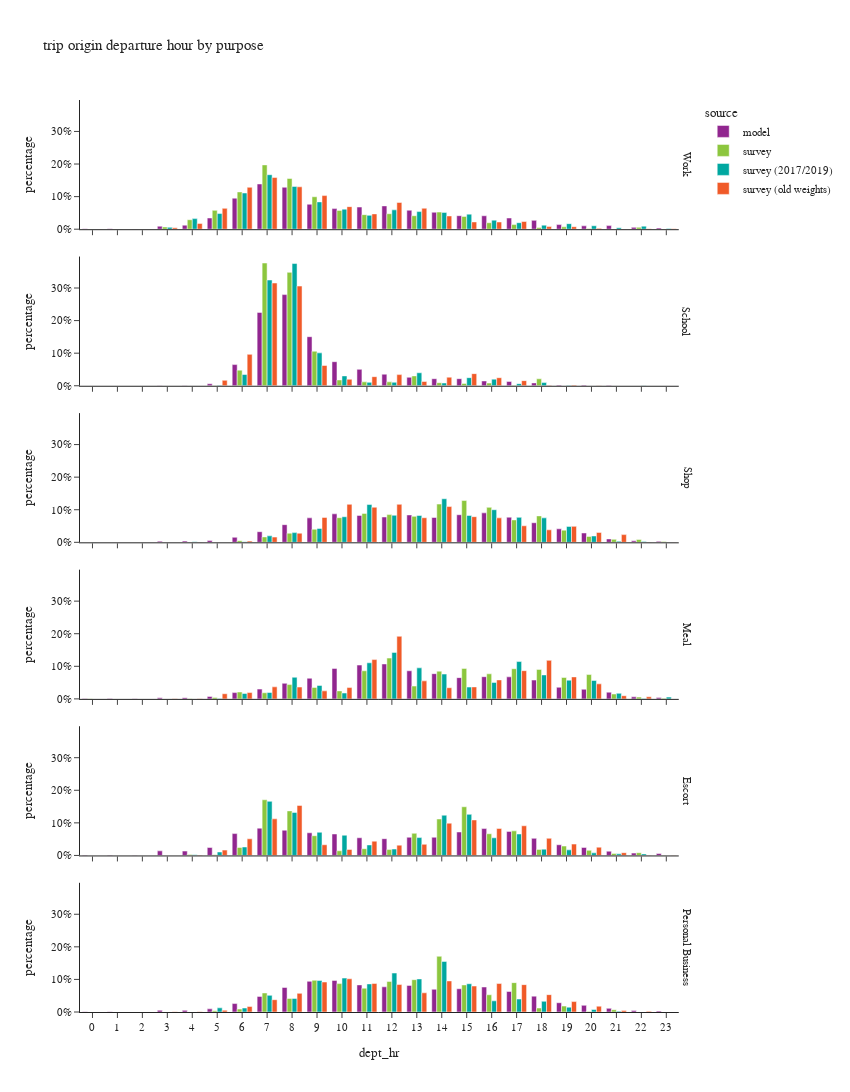

The cell this chart's notebook holds for it:
### Code cell
df_plot = df_trip.groupby(['dept_hr','dpurp_label','source'])['trexpfac'].agg(sample_count='size', trexpfac='sum').reset_index()
df_plot['percentage'] = df_plot.groupby(['dpurp_label','source'], group_keys=False)['trexpfac']. \
    apply(lambda x: x / float(x.sum()))

fig = px.bar(df_plot.sort_values(['source','dpurp_label']),
             x="dept_hr", y="percentage", color="source",barmode="group",
             facet_row='dpurp_label',
             hover_data=['trexpfac','sample_count'],
             title="trip origin departure hour by purpose")
fig.update_layout(height=1500, width=850)
fig.for_each_annotation(lambda a: a.update(text = a.text.split("=")[-1]))
fig.for_each_xaxis(lambda a: a.update(dict(dtick = 1, categoryorder='category ascending')))
fig.for_each_yaxis(lambda a: a.update(dict(tickformat=".0%")))
fig.show()

### Figure 1 — Plotly figure (JSON) as saved in the notebook; plotly's stock layout.template omitted (floating-point values rounded to 4 significant figures)
{"data": [{"alignmentgroup": "True", "customdata": [[1904.0, 1904.0], [1419.0, 1419.0], [493.0, 493.0], [12560.0, 12560.0], [16840.0, 16840.0], [46670.0, 46670.0], [129400.0, 129400.0], [188600.0, 188600.0], [174800.0, 174800.0], [104100.0, 104100.0], [85800.0, 85800.0], [92410.0, 92410.0], [97260.0, 97260.0], [79120.0, 79120.0], [70640.0, 70640.0], [56330.0, 56330.0], [56050.0, 56050.0], [46610.0, 46610.0], [36870.0, 36870.0], [19280.0, 19280.0], [13990.0, 13990.0], [15020.0, 15020.0], [7637.0, 7637.0], [4879.0, 4879.0]], "hovertemplate": "source=model<br>dpurp_label=Work<br>dept_hr=%{x}<br>percentage=%{y}<br>trexpfac=%{customdata[0]}<br>sample_count=%{customdata[1]}<extra></extra>", "legendgroup": "model", "marker": {"color": "#91268F", "pattern": {"shape": ""}}, "name": "model", "offsetgroup": "model", "orientation": "v", "showlegend": true, "textposition": "auto", "type": "bar", "x": [0, 1, 2, 3, 4, 5, 6, 7, 8, 9, 10, 11, 12, 13, 14, 15, 16, 17, 18, 19, 20, 21, 22, 23], "xaxis": "x6", "y": [0.001401, 0.001044, 0.0003628, 0.009244, 0.01239, 0.03435, 0.09524, 0.1388, 0.1287, 0.07661, 0.06315, 0.06801, 0.07158, 0.05823, 0.05199, 0.04146, 0.04126, 0.03431, 0.02714, 0.01419, 0.0103, 0.01105, 0.005621, 0.003591], "yaxis": "y6"}, {"alignmentgroup": "True", "customdata": [[0.0, 0.0], [1.0, 1.0], [0.0, 0.0], [179.0, 179.0], [237.0, 237.0], [1862.0, 1862.0], [19670.0, 19670.0], [68110.0, 68110.0], [84640.0, 84640.0], [45550.0, 45550.0], [22350.0, 22350.0], [15230.0, 15230.0], [10740.0, 10740.0], [7832.0, 7832.0], [6542.0, 6542.0], [6590.0, 6590.0], [4474.0, 4474.0], [3991.0, 3991.0], [2676.0, 2676.0], [765.0, 765.0], [672.0, 672.0], [370.0, 370.0], [29.0, 29.0], [14.0, 14.0]], "hovertemplate": "source=model<br>dpurp_label=School<br>dept_hr=%{x}<br>percentage=%{y}<br>trexpfac=%{customdata[0]}<br>sample_count=%{customdata[1]}<extra></extra>", "legendgroup": "model", "marker": {"color": "#91268F", "pattern": {"shape": ""}}, "name": "model", "offsetgroup": "model", "orientation": "v", "showlegend": false, "textposition": "auto", "type": "bar", "x": [0, 1, 2, 3, 4, 5, 6, 7, 8, 9, 10, 11, 12, 13, 14, 15, 16, 17, 18, 19, 20, 21, 22, 23], "xaxis": "x5", "y": [0.0, 3.306e-06, 0.0, 0.0005917, 0.0007834, 0.006155, 0.06501, 0.2251, 0.2798, 0.1506, 0.07387, 0.05034, 0.03552, 0.02589, 0.02163, 0.02178, 0.01479, 0.01319, 0.008846, 0.002529, 0.002221, 0.001223, 9.586e-05, 4.628e-05], "yaxis": "y5"}, {"alignmentgroup": "True", "customdata": [[701.0, 701.0], [538.0, 538.0], [235.0, 235.0], [4341.0, 4341.0], [4432.0, 4432.0], [7076.0, 7076.0], [18560.0, 18560.0], [39380.0, 39380.0], [65390.0, 65390.0], [90580.0, 90580.0], [105500.0, 105500.0], [99670.0, 99670.0], [93800.0, 93800.0], [101500.0, 101500.0], [91940.0, 91940.0], [102200.0, 102200.0], [109100.0, 109100.0], [93100.0, 93100.0], [72620.0, 72620.0], [50000.0, 50000.0], [34600.0, 34600.0], [12620.0, 12620.0], [5591.0, 5591.0], [3571.0, 3571.0]], "hovertemplate": "source=model<br>dpurp_label=Shop<br>dept_hr=%{x}<br>percentage=%{y}<br>trexpfac=%{customdata[0]}<br>sample_count=%{customdata[1]}<extra></extra>", "legendgroup": "model", "marker": {"color": "#91268F", "pattern": {"shape": ""}}, "name": "model", "offsetgroup": "model", "orientation": "v", "showlegend": false, "textposition": "auto", "type": "bar", "x": [0, 1, 2, 3, 4, 5, 6, 7, 8, 9, 10, 11, 12, 13, 14, 15, 16, 17, 18, 19, 20, 21, 22, 23], "xaxis": "x4", "y": [0.0005808, 0.0004457, 0.0001947, 0.003596, 0.003672, 0.005862, 0.01537, 0.03262, 0.05417, 0.07504, 0.08743, 0.08258, 0.07771, 0.08406, 0.07617, 0.08468, 0.09039, 0.07713, 0.06016, 0.04143, 0.02867, 0.01046, 0.004632, 0.002958], "yaxis": "y4"}, {"alignmentgroup": "True", "customdata": [[872.0, 872.0], [716.0, 716.0], [356.0, 356.0], [2533.0, 2533.0], [2933.0, 2933.0], [5679.0, 5679.0], [14760.0, 14760.0], [22960.0, 22960.0], [36480.0, 36480.0], [48420.0, 48420.0], [71520.0, 71520.0], [79420.0, 79420.0], [81990.0, 81990.0], [65980.0, 65980.0], [59210.0, 59210.0], [49850.0, 49850.0], [52100.0, 52100.0], [51710.0, 51710.0], [44200.0, 44200.0], [27200.0, 27200.0], [22500.0, 22500.0], [15720.0, 15720.0], [4828.0, 4828.0], [2957.0, 2957.0]], "hovertemplate": "source=model<br>dpurp_label=Meal<br>dept_hr=%{x}<br>percentage=%{y}<br>trexpfac=%{customdata[0]}<br>sample_count=%{customdata[1]}<extra></extra>", "legendgroup": "model", "marker": {"color": "#91268F", "pattern": {"shape": ""}}, "name": "model", "offsetgroup": "model", "orientation": "v", "showlegend": false, "textposition": "auto", "type": "bar", "x": [0, 1, 2, 3, 4, 5, 6, 7, 8, 9, 10, 11, 12, 13, 14, 15, 16, 17, 18, 19, 20, 21, 22, 23], "xaxis": "x3", "y": [0.00114, 0.0009361, 0.0004654, 0.003312, 0.003835, 0.007425, 0.0193, 0.03001, 0.04769, 0.0633, 0.09351, 0.1038, 0.1072, 0.08626, 0.07741, 0.06518, 0.06811, 0.0676, 0.05778, 0.03556, 0.02942, 0.02055, 0.006312, 0.003866], "yaxis": "y3"}, {"alignmentgroup": "True", "customdata": [[1377.0, 1377.0], [1011.0, 1011.0], [452.0, 452.0], [12750.0, 12750.0], [12120.0, 12120.0], [21950.0, 21950.0], [60650.0, 60650.0], [75720.0, 75720.0], [70010.0, 70010.0], [62900.0, 62900.0], [59580.0, 59580.0], [49010.0, 49010.0], [46540.0, 46540.0], [50430.0, 50430.0], [50400.0, 50400.0], [65160.0, 65160.0], [74600.0, 74600.0], [66790.0, 66790.0], [47440.0, 47440.0], [29650.0, 29650.0], [22220.0, 22220.0], [11790.0, 11790.0], [6494.0, 6494.0], [5390.0, 5390.0]], "hovertemplate": "source=model<br>dpurp_label=Escort<br>dept_hr=%{x}<br>percentage=%{y}<br>trexpfac=%{customdata[0]}<br>sample_count=%{customdata[1]}<extra></extra>", "legendgroup": "model", "marker": {"color": "#91268F", "pattern": {"shape": ""}}, "name": "model", "offsetgroup": "model", "orientation": "v", "showlegend": false, "textposition": "auto", "type": "bar", "x": [0, 1, 2, 3, 4, 5, 6, 7, 8, 9, 10, 11, 12, 13, 14, 15, 16, 17, 18, 19, 20, 21, 22, 23], "xaxis": "x2", "y": [0.001522, 0.001118, 0.0004998, 0.0141, 0.0134, 0.02427, 0.06706, 0.08372, 0.07741, 0.06955, 0.06588, 0.05419, 0.05145, 0.05576, 0.05573, 0.07205, 0.08248, 0.07384, 0.05246, 0.03278, 0.02457, 0.01304, 0.00718, 0.005959], "yaxis": "y2"}, {"alignmentgroup": "True", "customdata": [[306.0, 306.0], [229.0, 229.0], [87.0, 87.0], [2704.0, 2704.0], [2559.0, 2559.0], [4890.0, 4890.0], [13150.0, 13150.0], [24300.0, 24300.0], [38120.0, 38120.0], [47670.0, 47670.0], [49140.0, 49140.0], [42170.0, 42170.0], [39150.0, 39150.0], [41340.0, 41340.0], [35310.0, 35310.0], [36150.0, 36150.0], [38900.0, 38900.0], [31900.0, 31900.0], [24670.0, 24670.0], [14430.0, 14430.0], [10350.0, 10350.0], [5643.0, 5643.0], [2149.0, 2149.0], [1376.0, 1376.0]], "hovertemplate": "source=model<br>dpurp_label=Personal Business<br>dept_hr=%{x}<br>percentage=%{y}<br>trexpfac=%{customdata[0]}<br>sample_count=%{customdata[1]}<extra></extra>", "legendgroup": "model", "marker": {"color": "#91268F", "pattern": {"shape": ""}}, "name": "model", "offsetgroup": "model", "orientation": "v", "showlegend": false, "textposition": "auto", "type": "bar", "x": [0, 1, 2, 3, 4, 5, 6, 7, 8, 9, 10, 11, 12, 13, 14, 15, 16, 17, 18, 19, 20, 21, 22, 23], "xaxis": "x", "y": [0.0006039, 0.000452, 0.0001717, 0.005337, 0.005051, 0.009651, 0.02595, 0.04795, 0.07522, 0.09409, 0.09699, 0.08323, 0.07727, 0.0816, 0.06969, 0.07134, 0.07677, 0.06295, 0.04868, 0.02848, 0.02043, 0.01114, 0.004241, 0.002716], "yaxis": "y"}, {"alignmentgroup": "True", "customdata": [[933.4, 3.0], [652.4, 2.0], [0.0, 0.0], [14550.0, 22.0], [61960.0, 63.0], [123400.0, 137.0], [244200.0, 375.0], [421400.0, 635.0], [332300.0, 621.0], [212600.0, 405.0], [123200.0, 268.0], [95380.0, 235.0], [101400.0, 322.0], [88400.0, 238.0], [112300.0, 196.0], [83930.0, 146.0], [42290.0, 110.0], [30320.0, 112.0], [11160.0, 59.0], [15410.0, 45.0], [4401.0, 34.0], [749.5, 22.0], [12520.0, 16.0], [1551.0, 10.0]], "hovertemplate": "source=survey<br>dpurp_label=Work<br>dept_hr=%{x}<br>percentage=%{y}<br>trexpfac=%{customdata[0]}<br>sample_count=%{customdata[1]}<extra></extra>", "legendgroup": "survey", "marker": {"color": "#8CC63E", "pattern": {"shape": ""}}, "name": "survey", "offsetgroup": "survey", "orientation": "v", "showlegend": true, "textposition": "auto", "type": "bar", "x": [0, 1, 2, 3, 4, 5, 6, 7, 8, 9, 10, 11, 12, 13, 14, 15, 16, 17, 18, 19, 20, 21, 22, 23], "xaxis": "x6", "y": [0.0004372, 0.0003056, 0.0, 0.006814, 0.02902, 0.05781, 0.1144, 0.1974, 0.1556, 0.09959, 0.05769, 0.04467, 0.04748, 0.0414, 0.0526, 0.03931, 0.01981, 0.0142, 0.005228, 0.007216, 0.002062, 0.0003511, 0.005866, 0.0007266], "yaxis": "y6"}, {"alignmentgroup": "True", "customdata": [[0.0, 0.0], [0.0, 0.0], [0.0, 0.0], [0.0, 0.0], [100.6, 1.0], [527.1, 4.0], [29860.0, 26.0], [234400.0, 237.0], [216600.0, 266.0], [65950.0, 63.0], [11080.0, 22.0], [7445.0, 16.0], [7446.0, 13.0], [18880.0, 19.0], [5888.0, 13.0], [4427.0, 15.0], [5110.0, 9.0], [1174.0, 8.0], [13280.0, 3.0], [136.6, 1.0], [0.0, 0.0], [0.0, 0.0], [0.0, 0.0], [0.0, 0.0]], "hovertemplate": "source=survey<br>dpurp_label=School<br>dept_hr=%{x}<br>percentage=%{y}<br>trexpfac=%{customdata[0]}<br>sample_count=%{customdata[1]}<extra></extra>", "legendgroup": "survey", "marker": {"color": "#8CC63E", "pattern": {"shape": ""}}, "name": "survey", "offsetgroup": "survey", "orientation": "v", "showlegend": false, "textposition": "auto", "type": "bar", "x": [0, 1, 2, 3, 4, 5, 6, 7, 8, 9, 10, 11, 12, 13, 14, 15, 16, 17, 18, 19, 20, 21, 22, 23], "xaxis": "x5", "y": [0.0, 0.0, 0.0, 0.0, 0.0001616, 0.000847, 0.04798, 0.3767, 0.348, 0.106, 0.0178, 0.01196, 0.01196, 0.03033, 0.009462, 0.007114, 0.008211, 0.001887, 0.02134, 0.0002195, 0.0, 0.0, 0.0, 0.0], "yaxis": "y5"}, {"alignmentgroup": "True", "customdata": [[416.2, 3.0], [166.5, 1.0], [662.2, 1.0], [0.0, 0.0], [2778.0, 2.0], [1275.0, 8.0], [11230.0, 16.0], [35810.0, 55.0], [60610.0, 96.0], [86700.0, 194.0], [163500.0, 291.0], [192000.0, 335.0], [183900.0, 324.0], [172300.0, 304.0], [253700.0, 345.0], [277300.0, 296.0], [232000.0, 332.0], [148600.0, 305.0], [175500.0, 246.0], [80750.0, 214.0], [39130.0, 85.0], [19580.0, 29.0], [18900.0, 19.0], [5539.0, 7.0]], "hovertemplate": "source=survey<br>dpurp_label=Shop<br>dept_hr=%{x}<br>percentage=%{y}<br>trexpfac=%{customdata[0]}<br>sample_count=%{customdata[1]}<extra></extra>", "legendgroup": "survey", "marker": {"color": "#8CC63E", "pattern": {"shape": ""}}, "name": "survey", "offsetgroup": "survey", "orientation": "v", "showlegend": false, "textposition": "auto", "type": "bar", "x": [0, 1, 2, 3, 4, 5, 6, 7, 8, 9, 10, 11, 12, 13, 14, 15, 16, 17, 18, 19, 20, 21, 22, 23], "xaxis": "x4", "y": [0.0001925, 7.699e-05, 0.0003063, 0.0, 0.001285, 0.0005896, 0.005194, 0.01656, 0.02803, 0.0401, 0.07559, 0.0888, 0.08506, 0.07967, 0.1173, 0.1282, 0.1073, 0.06874, 0.08115, 0.03734, 0.01809, 0.009056, 0.008738, 0.002562], "yaxis": "y4"}, {"alignmentgroup": "True", "customdata": [[733.8, 1.0], [0.0, 0.0], [0.0, 0.0], [0.0, 0.0], [27.04, 1.0], [4657.0, 5.0], [22490.0, 28.0], [19940.0, 49.0], [46730.0, 70.0], [37490.0, 90.0], [26090.0, 86.0], [91850.0, 200.0], [133400.0, 241.0], [41960.0, 153.0], [90590.0, 120.0], [99580.0, 121.0], [81910.0, 161.0], [98550.0, 207.0], [96360.0, 202.0], [69960.0, 119.0], [79550.0, 83.0], [15810.0, 29.0], [5745.0, 15.0], [1734.0, 4.0]], "hovertemplate": "source=survey<br>dpurp_label=Meal<br>dept_hr=%{x}<br>percentage=%{y}<br>trexpfac=%{customdata[0]}<br>sample_count=%{customdata[1]}<extra></extra>", "legendgroup": "survey", "marker": {"color": "#8CC63E", "pattern": {"shape": ""}}, "name": "survey", "offsetgroup": "survey", "orientation": "v", "showlegend": false, "textposition": "auto", "type": "bar", "x": [0, 1, 2, 3, 4, 5, 6, 7, 8, 9, 10, 11, 12, 13, 14, 15, 16, 17, 18, 19, 20, 21, 22, 23], "xaxis": "x3", "y": [0.0006889, 0.0, 0.0, 0.0, 2.539e-05, 0.004372, 0.02111, 0.01872, 0.04387, 0.0352, 0.0245, 0.08623, 0.1252, 0.03939, 0.08505, 0.09349, 0.0769, 0.09252, 0.09047, 0.06568, 0.07468, 0.01484, 0.005394, 0.001628], "yaxis": "y3"}, {"alignmentgroup": "True", "customdata": [[10.63, 1.0], [0.0, 0.0], [0.0, 0.0], [0.0, 0.0], [4703.0, 1.0], [3625.0, 10.0], [38960.0, 37.0], [272300.0, 227.0], [217900.0, 234.0], [96510.0, 95.0], [22800.0, 78.0], [33030.0, 63.0], [28690.0, 76.0], [108300.0, 87.0], [178400.0, 175.0], [238100.0, 228.0], [106100.0, 153.0], [120200.0, 140.0], [29490.0, 68.0], [45910.0, 58.0], [25000.0, 29.0], [9674.0, 23.0], [13360.0, 13.0], [704.8, 3.0]], "hovertemplate": "source=survey<br>dpurp_label=Escort<br>dept_hr=%{x}<br>percentage=%{y}<br>trexpfac=%{customdata[0]}<br>sample_count=%{customdata[1]}<extra></extra>", "legendgroup": "survey", "marker": {"color": "#8CC63E", "pattern": {"shape": ""}}, "name": "survey", "offsetgroup": "survey", "orientation": "v", "showlegend": false, "textposition": "auto", "type": "bar", "x": [0, 1, 2, 3, 4, 5, 6, 7, 8, 9, 10, 11, 12, 13, 14, 15, 16, 17, 18, 19, 20, 21, 22, 23], "xaxis": "x2", "y": [6.671e-06, 0.0, 0.0, 0.0, 0.002951, 0.002275, 0.02445, 0.1708, 0.1367, 0.06055, 0.01431, 0.02072, 0.018, 0.06797, 0.1119, 0.1494, 0.06655, 0.0754, 0.0185, 0.02881, 0.01568, 0.00607, 0.008382, 0.0004422], "yaxis": "y2"}, {"alignmentgroup": "True", "customdata": [[0.0, 0.0], [0.0, 0.0], [0.0, 0.0], [0.0, 0.0], [0.0, 0.0], [3412.0, 5.0], [7874.0, 24.0], [51790.0, 76.0], [36850.0, 110.0], [86330.0, 155.0], [77250.0, 183.0], [64760.0, 148.0], [83240.0, 147.0], [87890.0, 170.0], [151500.0, 161.0], [73660.0, 136.0], [46880.0, 122.0], [79870.0, 83.0], [10870.0, 51.0], [16120.0, 22.0], [1571.0, 8.0], [6280.0, 5.0], [229.0, 1.0], [0.0, 0.0]], "hovertemplate": "source=survey<br>dpurp_label=Personal Business<br>dept_hr=%{x}<br>percentage=%{y}<br>trexpfac=%{customdata[0]}<br>sample_count=%{customdata[1]}<extra></extra>", "legendgroup": "survey", "marker": {"color": "#8CC63E", "pattern": {"shape": ""}}, "name": "survey", "offsetgroup": "survey", "orientation": "v", "showlegend": false, "textposition": "auto", "type": "bar", "x": [0, 1, 2, 3, 4, 5, 6, 7, 8, 9, 10, 11, 12, 13, 14, 15, 16, 17, 18, 19, 20, 21, 22, 23], "xaxis": "x", "y": [0.0, 0.0, 0.0, 0.0, 0.0, 0.00385, 0.008883, 0.05843, 0.04157, 0.0974, 0.08715, 0.07306, 0.09391, 0.09916, 0.171, 0.0831, 0.05289, 0.0901, 0.01226, 0.01819, 0.001773, 0.007085, 0.0002584, 0.0], "yaxis": "y"}, {"alignmentgroup": "True", "customdata": [[877.6, 3.0], [596.9, 2.0], [0.0, 0.0], [11650.0, 21.0], [66300.0, 61.0], [97950.0, 128.0], [226600.0, 361.0], [341100.0, 612.0], [267800.0, 610.0], [171000.0, 381.0], [125500.0, 263.0], [86580.0, 233.0], [121100.0, 313.0], [110300.0, 229.0], [105300.0, 194.0], [94350.0, 136.0], [56780.0, 106.0], [40680.0, 122.0], [25440.0, 64.0], [34690.0, 43.0], [21420.0, 34.0], [9442.0, 22.0], [19250.0, 16.0], [4896.0, 10.0]], "hovertemplate": "source=survey (2017/2019)<br>dpurp_label=Work<br>dept_hr=%{x}<br>percentage=%{y}<br>trexpfac=%{customdata[0]}<br>sample_count=%{customdata[1]}<extra></extra>", "legendgroup": "survey (2017/2019)", "marker": {"color": "#00A7A0", "pattern": {"shape": ""}}, "name": "survey (2017/2019)", "offsetgroup": "survey (2017/2019)", "orientation": "v", "showlegend": true, "textposition": "auto", "type": "bar", "x": [0, 1, 2, 3, 4, 5, 6, 7, 8, 9, 10, 11, 12, 13, 14, 15, 16, 17, 18, 19, 20, 21, 22, 23], "xaxis": "x6", "y": [0.0004303, 0.0002927, 0.0, 0.005712, 0.0325, 0.04802, 0.1111, 0.1672, 0.1313, 0.08385, 0.06154, 0.04245, 0.05936, 0.05408, 0.05162, 0.04626, 0.02784, 0.01995, 0.01247, 0.01701, 0.0105, 0.004629, 0.009436, 0.002401], "yaxis": "y6"}, {"alignmentgroup": "True", "customdata": [[0.0, 0.0], [0.0, 0.0], [0.0, 0.0], [0.0, 0.0], [75.6, 1.0], [944.6, 3.0], [20220.0, 26.0], [190200.0, 229.0], [219900.0, 260.0], [59190.0, 63.0], [17730.0, 19.0], [6116.0, 13.0], [6219.0, 13.0], [23370.0, 16.0], [4986.0, 18.0], [14560.0, 16.0], [11930.0, 10.0], [3824.0, 21.0], [5734.0, 4.0], [827.0, 3.0], [0.0, 0.0], [0.0, 0.0], [365.9, 1.0], [0.0, 0.0]], "hovertemplate": "source=survey (2017/2019)<br>dpurp_label=School<br>dept_hr=%{x}<br>percentage=%{y}<br>trexpfac=%{customdata[0]}<br>sample_count=%{customdata[1]}<extra></extra>", "legendgroup": "survey (2017/2019)", "marker": {"color": "#00A7A0", "pattern": {"shape": ""}}, "name": "survey (2017/2019)", "offsetgroup": "survey (2017/2019)", "orientation": "v", "showlegend": false, "textposition": "auto", "type": "bar", "x": [0, 1, 2, 3, 4, 5, 6, 7, 8, 9, 10, 11, 12, 13, 14, 15, 16, 17, 18, 19, 20, 21, 22, 23], "xaxis": "x5", "y": [0.0, 0.0, 0.0, 0.0, 0.000129, 0.001611, 0.03449, 0.3245, 0.3751, 0.101, 0.03025, 0.01043, 0.01061, 0.03986, 0.008505, 0.02484, 0.02035, 0.006524, 0.009782, 0.001411, 0.0, 0.0, 0.0006242, 0.0], "yaxis": "y5"}, {"alignmentgroup": "True", "customdata": [[1044.0, 3.0], [484.4, 1.0], [306.3, 1.0], [0.0, 0.0], [2451.0, 2.0], [822.1, 8.0], [3093.0, 8.0], [31350.0, 49.0], [47030.0, 83.0], [67350.0, 177.0], [124000.0, 266.0], [183200.0, 305.0], [131100.0, 281.0], [130200.0, 263.0], [211300.0, 315.0], [130100.0, 258.0], [158000.0, 299.0], [121000.0, 265.0], [118600.0, 214.0], [77170.0, 189.0], [30800.0, 66.0], [5372.0, 19.0], [4191.0, 15.0], [1005.0, 4.0]], "hovertemplate": "source=survey (2017/2019)<br>dpurp_label=Shop<br>dept_hr=%{x}<br>percentage=%{y}<br>trexpfac=%{customdata[0]}<br>sample_count=%{customdata[1]}<extra></extra>", "legendgroup": "survey (2017/2019)", "marker": {"color": "#00A7A0", "pattern": {"shape": ""}}, "name": "survey (2017/2019)", "offsetgroup": "survey (2017/2019)", "orientation": "v", "showlegend": false, "textposition": "auto", "type": "bar", "x": [0, 1, 2, 3, 4, 5, 6, 7, 8, 9, 10, 11, 12, 13, 14, 15, 16, 17, 18, 19, 20, 21, 22, 23], "xaxis": "x4", "y": [0.0006606, 0.0003066, 0.0001939, 0.0, 0.001551, 0.0005203, 0.001958, 0.01984, 0.02977, 0.04263, 0.07846, 0.1159, 0.08296, 0.08241, 0.1337, 0.08236, 0.1, 0.07657, 0.07508, 0.04885, 0.01949, 0.003401, 0.002653, 0.0006364], "yaxis": "y4"}, {"alignmentgroup": "True", "customdata": [[0.0, 0.0], [0.0, 0.0], [0.0, 0.0], [0.0, 0.0], [10.64, 1.0], [1148.0, 6.0], [14630.0, 29.0], [17410.0, 47.0], [59030.0, 72.0], [36750.0, 88.0], [15960.0, 83.0], [98610.0, 193.0], [127100.0, 236.0], [84790.0, 146.0], [67740.0, 112.0], [32260.0, 109.0], [44940.0, 158.0], [102000.0, 192.0], [65450.0, 185.0], [51190.0, 111.0], [50160.0, 78.0], [15220.0, 24.0], [1256.0, 14.0], [4821.0, 5.0]], "hovertemplate": "source=survey (2017/2019)<br>dpurp_label=Meal<br>dept_hr=%{x}<br>percentage=%{y}<br>trexpfac=%{customdata[0]}<br>sample_count=%{customdata[1]}<extra></extra>", "legendgroup": "survey (2017/2019)", "marker": {"color": "#00A7A0", "pattern": {"shape": ""}}, "name": "survey (2017/2019)", "offsetgroup": "survey (2017/2019)", "orientation": "v", "showlegend": false, "textposition": "auto", "type": "bar", "x": [0, 1, 2, 3, 4, 5, 6, 7, 8, 9, 10, 11, 12, 13, 14, 15, 16, 17, 18, 19, 20, 21, 22, 23], "xaxis": "x3", "y": [0.0, 0.0, 0.0, 0.0, 1.195e-05, 0.001289, 0.01643, 0.01956, 0.0663, 0.04127, 0.01792, 0.1107, 0.1427, 0.09523, 0.07607, 0.03623, 0.05047, 0.1146, 0.0735, 0.05749, 0.05634, 0.01709, 0.00141, 0.005414], "yaxis": "y3"}, {"alignmentgroup": "True", "customdata": [[9.538, 1.0], [0.0, 0.0], [0.0, 0.0], [0.0, 0.0], [3757.0, 1.0], [18160.0, 15.0], [44360.0, 39.0], [284600.0, 244.0], [226100.0, 262.0], [121800.0, 110.0], [106300.0, 84.0], [55260.0, 74.0], [33570.0, 86.0], [93940.0, 92.0], [211500.0, 196.0], [216100.0, 242.0], [92780.0, 167.0], [112800.0, 162.0], [33010.0, 82.0], [29290.0, 57.0], [13650.0, 29.0], [8470.0, 20.0], [7941.0, 12.0], [74.84, 1.0]], "hovertemplate": "source=survey (2017/2019)<br>dpurp_label=Escort<br>dept_hr=%{x}<br>percentage=%{y}<br>trexpfac=%{customdata[0]}<br>sample_count=%{customdata[1]}<extra></extra>", "legendgroup": "survey (2017/2019)", "marker": {"color": "#00A7A0", "pattern": {"shape": ""}}, "name": "survey (2017/2019)", "offsetgroup": "survey (2017/2019)", "orientation": "v", "showlegend": false, "textposition": "auto", "type": "bar", "x": [0, 1, 2, 3, 4, 5, 6, 7, 8, 9, 10, 11, 12, 13, 14, 15, 16, 17, 18, 19, 20, 21, 22, 23], "xaxis": "x2", "y": [5.566e-06, 0.0, 0.0, 0.0, 0.002193, 0.0106, 0.02589, 0.1661, 0.132, 0.0711, 0.06202, 0.03225, 0.01959, 0.05482, 0.1235, 0.1261, 0.05415, 0.06584, 0.01926, 0.01709, 0.007966, 0.004943, 0.004634, 4.368e-05], "yaxis": "y2"}, {"alignmentgroup": "True", "customdata": [[0.0, 0.0], [0.0, 0.0], [0.0, 0.0], [0.0, 0.0], [0.0, 0.0], [9298.0, 5.0], [8902.0, 25.0], [37210.0, 73.0], [30370.0, 96.0], [70280.0, 145.0], [75840.0, 173.0], [62780.0, 140.0], [87100.0, 151.0], [73940.0, 171.0], [113100.0, 145.0], [63160.0, 123.0], [24970.0, 111.0], [28970.0, 88.0], [23910.0, 58.0], [10750.0, 26.0], [5647.0, 21.0], [1894.0, 7.0], [141.0, 2.0], [218.2, 1.0]], "hovertemplate": "source=survey (2017/2019)<br>dpurp_label=Personal Business<br>dept_hr=%{x}<br>percentage=%{y}<br>trexpfac=%{customdata[0]}<br>sample_count=%{customdata[1]}<extra></extra>", "legendgroup": "survey (2017/2019)", "marker": {"color": "#00A7A0", "pattern": {"shape": ""}}, "name": "survey (2017/2019)", "offsetgroup": "survey (2017/2019)", "orientation": "v", "showlegend": false, "textposition": "auto", "type": "bar", "x": [0, 1, 2, 3, 4, 5, 6, 7, 8, 9, 10, 11, 12, 13, 14, 15, 16, 17, 18, 19, 20, 21, 22, 23], "xaxis": "x", "y": [0.0, 0.0, 0.0, 0.0, 0.0, 0.01276, 0.01222, 0.05108, 0.0417, 0.09648, 0.1041, 0.08619, 0.1196, 0.1015, 0.1552, 0.08671, 0.03427, 0.03978, 0.03282, 0.01476, 0.007752, 0.002601, 0.0001935, 0.0002995], "yaxis": "y"}, {"alignmentgroup": "True", "customdata": [[1158.0, 2.0], [0.0, 0.0], [66.07, 1.0], [10510.0, 34.0], [42860.0, 134.0], [154600.0, 446.0], [310900.0, 1322.0], [383400.0, 2371.0], [314600.0, 2127.0], [249400.0, 1327.0], [167500.0, 740.0], [113700.0, 590.0], [198300.0, 934.0], [155400.0, 841.0], [98430.0, 500.0], [54040.0, 342.0], [53530.0, 283.0], [57190.0, 206.0], [19350.0, 116.0], [18660.0, 56.0], [6228.0, 34.0], [2096.0, 11.0], [3410.0, 8.0], [2472.0, 5.0]], "hovertemplate": "source=survey (old weights)<br>dpurp_label=Work<br>dept_hr=%{x}<br>percentage=%{y}<br>trexpfac=%{customdata[0]}<br>sample_count=%{customdata[1]}<extra></extra>", "legendgroup": "survey (old weights)", "marker": {"color": "#F05A28", "pattern": {"shape": ""}}, "name": "survey (old weights)", "offsetgroup": "survey (old weights)", "orientation": "v", "showlegend": true, "textposition": "auto", "type": "bar", "x": [0, 1, 2, 3, 4, 5, 6, 7, 8, 9, 10, 11, 12, 13, 14, 15, 16, 17, 18, 19, 20, 21, 22, 23], "xaxis": "x6", "y": [0.0004788, 0.0, 2.733e-05, 0.004346, 0.01772, 0.06395, 0.1286, 0.1586, 0.1301, 0.1032, 0.06927, 0.04702, 0.08204, 0.06427, 0.04071, 0.02235, 0.02214, 0.02365, 0.008004, 0.007718, 0.002576, 0.000867, 0.00141, 0.001022], "yaxis": "y6"}, {"alignmentgroup": "True", "customdata": [[0.0, 0.0], [0.0, 0.0], [0.0, 0.0], [0.0, 0.0], [0.0, 0.0], [10000.0, 13.0], [57850.0, 105.0], [189300.0, 515.0], [183700.0, 619.0], [37340.0, 163.0], [11950.0, 75.0], [16750.0, 58.0], [20550.0, 109.0], [7864.0, 76.0], [15770.0, 82.0], [22350.0, 67.0], [14850.0, 61.0], [9461.0, 59.0], [846.6, 16.0], [1323.0, 8.0], [312.3, 1.0], [89.61, 3.0], [0.0, 0.0], [0.0, 0.0]], "hovertemplate": "source=survey (old weights)<br>dpurp_label=School<br>dept_hr=%{x}<br>percentage=%{y}<br>trexpfac=%{customdata[0]}<br>sample_count=%{customdata[1]}<extra></extra>", "legendgroup": "survey (old weights)", "marker": {"color": "#F05A28", "pattern": {"shape": ""}}, "name": "survey (old weights)", "offsetgroup": "survey (old weights)", "orientation": "v", "showlegend": false, "textposition": "auto", "type": "bar", "x": [0, 1, 2, 3, 4, 5, 6, 7, 8, 9, 10, 11, 12, 13, 14, 15, 16, 17, 18, 19, 20, 21, 22, 23], "xaxis": "x5", "y": [0.0, 0.0, 0.0, 0.0, 0.0, 0.01666, 0.09637, 0.3154, 0.306, 0.06221, 0.01991, 0.0279, 0.03423, 0.0131, 0.02627, 0.03723, 0.02474, 0.01576, 0.00141, 0.002204, 0.0005202, 0.0001493, 0.0, 0.0], "yaxis": "y5"}, {"alignmentgroup": "True", "customdata": [[88.0, 3.0], [0.0, 0.0], [0.5453, 1.0], [23.56, 2.0], [2803.0, 5.0], [1122.0, 8.0], [7810.0, 29.0], [33970.0, 82.0], [59280.0, 149.0], [161900.0, 311.0], [247000.0, 468.0], [228000.0, 563.0], [247000.0, 548.0], [159700.0, 506.0], [232400.0, 572.0], [166700.0, 560.0], [158900.0, 651.0], [107500.0, 679.0], [81220.0, 538.0], [103700.0, 429.0], [64390.0, 252.0], [50070.0, 125.0], [1685.0, 35.0], [2125.0, 8.0]], "hovertemplate": "source=survey (old weights)<br>dpurp_label=Shop<br>dept_hr=%{x}<br>percentage=%{y}<br>trexpfac=%{customdata[0]}<br>sample_count=%{customdata[1]}<extra></extra>", "legendgroup": "survey (old weights)", "marker": {"color": "#F05A28", "pattern": {"shape": ""}}, "name": "survey (old weights)", "offsetgroup": "survey (old weights)", "orientation": "v", "showlegend": false, "textposition": "auto", "type": "bar", "x": [0, 1, 2, 3, 4, 5, 6, 7, 8, 9, 10, 11, 12, 13, 14, 15, 16, 17, 18, 19, 20, 21, 22, 23], "xaxis": "x4", "y": [4.156e-05, 0.0, 2.575e-07, 1.113e-05, 0.001324, 0.0005297, 0.003688, 0.01604, 0.028, 0.07644, 0.1166, 0.1077, 0.1166, 0.07544, 0.1097, 0.07875, 0.07506, 0.05079, 0.03836, 0.04896, 0.03041, 0.02365, 0.0007959, 0.001003], "yaxis": "y4"}, {"alignmentgroup": "True", "customdata": [[0.0, 0.0], [0.0, 0.0], [0.0, 0.0], [42.3, 1.0], [218.5, 7.0], [14040.0, 19.0], [17300.0, 71.0], [32910.0, 113.0], [32340.0, 148.0], [21920.0, 132.0], [30920.0, 176.0], [107400.0, 532.0], [171000.0, 671.0], [49220.0, 301.0], [30460.0, 208.0], [32690.0, 206.0], [51870.0, 303.0], [77110.0, 502.0], [105300.0, 528.0], [60060.0, 335.0], [41080.0, 178.0], [8666.0, 63.0], [5859.0, 26.0], [5.964, 2.0]], "hovertemplate": "source=survey (old weights)<br>dpurp_label=Meal<br>dept_hr=%{x}<br>percentage=%{y}<br>trexpfac=%{customdata[0]}<br>sample_count=%{customdata[1]}<extra></extra>", "legendgroup": "survey (old weights)", "marker": {"color": "#F05A28", "pattern": {"shape": ""}}, "name": "survey (old weights)", "offsetgroup": "survey (old weights)", "orientation": "v", "showlegend": false, "textposition": "auto", "type": "bar", "x": [0, 1, 2, 3, 4, 5, 6, 7, 8, 9, 10, 11, 12, 13, 14, 15, 16, 17, 18, 19, 20, 21, 22, 23], "xaxis": "x3", "y": [0.0, 0.0, 0.0, 4.751e-05, 0.0002454, 0.01577, 0.01943, 0.03697, 0.03632, 0.02463, 0.03473, 0.1206, 0.192, 0.05528, 0.03421, 0.03672, 0.05825, 0.08661, 0.1182, 0.06745, 0.04614, 0.009733, 0.006581, 6.698e-06], "yaxis": "y3"}, {"alignmentgroup": "True", "customdata": [[0.0, 0.0], [0.0, 0.0], [0.0, 0.0], [43.39, 1.0], [1791.0, 12.0], [18470.0, 31.0], [57550.0, 132.0], [126600.0, 480.0], [172900.0, 535.0], [36940.0, 172.0], [20660.0, 83.0], [49370.0, 137.0], [35660.0, 134.0], [38420.0, 151.0], [111600.0, 247.0], [122800.0, 398.0], [93250.0, 447.0], [102600.0, 351.0], [59270.0, 192.0], [39270.0, 126.0], [28530.0, 106.0], [9561.0, 53.0], [969.1, 33.0], [843.1, 13.0]], "hovertemplate": "source=survey (old weights)<br>dpurp_label=Escort<br>dept_hr=%{x}<br>percentage=%{y}<br>trexpfac=%{customdata[0]}<br>sample_count=%{customdata[1]}<extra></extra>", "legendgroup": "survey (old weights)", "marker": {"color": "#F05A28", "pattern": {"shape": ""}}, "name": "survey (old weights)", "offsetgroup": "survey (old weights)", "orientation": "v", "showlegend": false, "textposition": "auto", "type": "bar", "x": [0, 1, 2, 3, 4, 5, 6, 7, 8, 9, 10, 11, 12, 13, 14, 15, 16, 17, 18, 19, 20, 21, 22, 23], "xaxis": "x2", "y": [0.0, 0.0, 0.0, 3.849e-05, 0.001589, 0.01638, 0.05105, 0.1124, 0.1534, 0.03278, 0.01833, 0.0438, 0.03163, 0.03409, 0.09897, 0.109, 0.08273, 0.09107, 0.05258, 0.03483, 0.02531, 0.008482, 0.0008597, 0.0007479], "yaxis": "y2"}, {"alignmentgroup": "True", "customdata": [[0.0, 0.0], [0.0, 0.0], [0.0, 0.0], [1138.0, 7.0], [813.0, 9.0], [8939.0, 30.0], [27860.0, 114.0], [61740.0, 258.0], [93490.0, 413.0], [150500.0, 496.0], [166700.0, 518.0], [143300.0, 468.0], [137800.0, 530.0], [96330.0, 503.0], [155900.0, 515.0], [130300.0, 511.0], [142800.0, 588.0], [137300.0, 492.0], [87070.0, 381.0], [52330.0, 225.0], [29190.0, 119.0], [8119.0, 46.0], [3491.0, 23.0], [113.9, 5.0]], "hovertemplate": "source=survey (old weights)<br>dpurp_label=Personal Business<br>dept_hr=%{x}<br>percentage=%{y}<br>trexpfac=%{customdata[0]}<br>sample_count=%{customdata[1]}<extra></extra>", "legendgroup": "survey (old weights)", "marker": {"color": "#F05A28", "pattern": {"shape": ""}}, "name": "survey (old weights)", "offsetgroup": "survey (old weights)", "orientation": "v", "showlegend": false, "textposition": "auto", "type": "bar", "x": [0, 1, 2, 3, 4, 5, 6, 7, 8, 9, 10, 11, 12, 13, 14, 15, 16, 17, 18, 19, 20, 21, 22, 23], "xaxis": "x", "y": [0.0, 0.0, 0.0, 0.0006957, 0.0004971, 0.005466, 0.01704, 0.03775, 0.05717, 0.09205, 0.1019, 0.08765, 0.08427, 0.0589, 0.09535, 0.07968, 0.08734, 0.08396, 0.05324, 0.032, 0.01785, 0.004965, 0.002134, 6.966e-05], "yaxis": "y"}], "layout": {"annotations": [{"font": {}, "showarrow": false, "text": "Personal Business", "textangle": 90, "x": 0.98, "xanchor": "left", "xref": "paper", "y": 0.07083, "yanchor": "middle", "yref": "paper"}, {"font": {}, "showarrow": false, "text": "Escort", "textangle": 90, "x": 0.98, "xanchor": "left", "xref": "paper", "y": 0.2425, "yanchor": "middle", "yref": "paper"}, {"font": {}, "showarrow": false, "text": "Meal", "textangle": 90, "x": 0.98, "xanchor": "left", "xref": "paper", "y": 0.4142, "yanchor": "middle", "yref": "paper"}, {"font": {}, "showarrow": false, "text": "Shop", "textangle": 90, "x": 0.98, "xanchor": "left", "xref": "paper", "y": 0.5858, "yanchor": "middle", "yref": "paper"}, {"font": {}, "showarrow": false, "text": "School", "textangle": 90, "x": 0.98, "xanchor": "left", "xref": "paper", "y": 0.7575, "yanchor": "middle", "yref": "paper"}, {"font": {}, "showarrow": false, "text": "Work", "textangle": 90, "x": 0.98, "xanchor": "left", "xref": "paper", "y": 0.9292, "yanchor": "middle", "yref": "paper"}], "barmode": "group", "height": 1500, "legend": {"title": {"text": "source"}, "tracegroupgap": 0}, "title": {"text": "trip origin departure hour by purpose"}, "width": 850, "xaxis": {"anchor": "y", "categoryorder": "category ascending", "domain": [0.0, 0.98], "dtick": 1, "title": {"text": "dept_hr"}}, "xaxis2": {"anchor": "y2", "categoryorder": "category ascending", "domain": [0.0, 0.98], "dtick": 1, "matches": "x", "showticklabels": false}, "xaxis3": {"anchor": "y3", "categoryorder": "category ascending", "domain": [0.0, 0.98], "dtick": 1, "matches": "x", "showticklabels": false}, "xaxis4": {"anchor": "y4", "categoryorder": "category ascending", "domain": [0.0, 0.98], "dtick": 1, "matches": "x", "showticklabels": false}, "xaxis5": {"anchor": "y5", "categoryorder": "category ascending", "domain": [0.0, 0.98], "dtick": 1, "matches": "x", "showticklabels": false}, "xaxis6": {"anchor": "y6", "categoryorder": "category ascending", "domain": [0.0, 0.98], "dtick": 1, "matches": "x", "showticklabels": false}, "yaxis": {"anchor": "x", "domain": [0.0, 0.1417], "tickformat": ".0%", "title": {"text": "percentage"}}, "yaxis2": {"anchor": "x2", "domain": [0.1717, 0.3133], "matches": "y", "tickformat": ".0%", "title": {"text": "percentage"}}, "yaxis3": {"anchor": "x3", "domain": [0.3433, 0.485], "matches": "y", "tickformat": ".0%", "title": {"text": "percentage"}}, "yaxis4": {"anchor": "x4", "domain": [0.515, 0.6567], "matches": "y", "tickformat": ".0%", "title": {"text": "percentage"}}, "yaxis5": {"anchor": "x5", "domain": [0.6867, 0.8283], "matches": "y", "tickformat": ".0%", "title": {"text": "percentage"}}, "yaxis6": {"anchor": "x6", "domain": [0.8583, 1.0], "matches": "y", "tickformat": ".0%", "title": {"text": "percentage"}}}}
